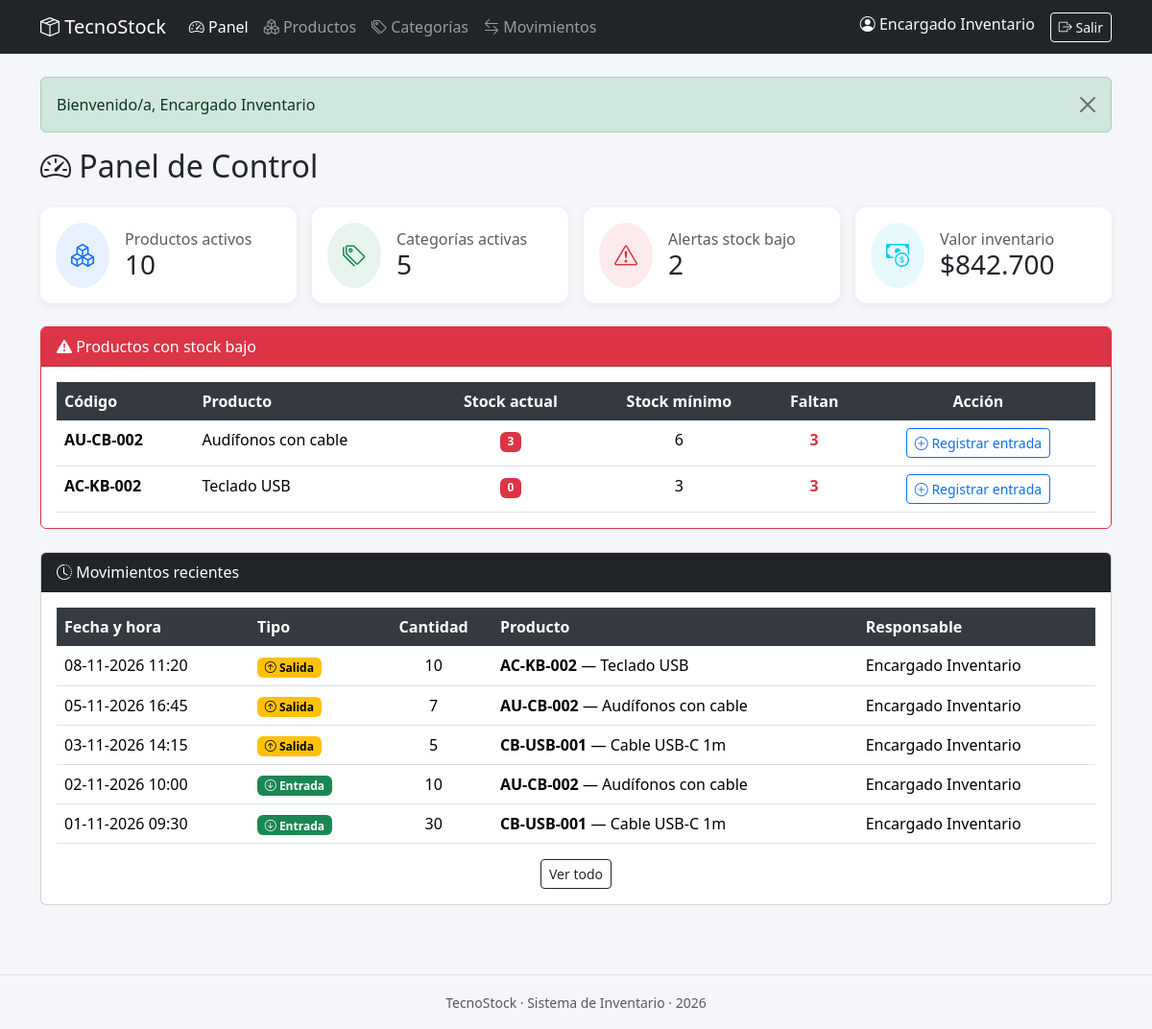
The page /dashboard.php (signed in) on the database its author committed.
### tables this page shows
CREATE TABLE producto (
    id_producto   INT AUTO_INCREMENT PRIMARY KEY,
    codigo        VARCHAR(40) NOT NULL UNIQUE,
    nombre        VARCHAR(120) NOT NULL,
    descripcion   TEXT DEFAULT NULL,
    precio        DECIMAL(10, 2) NOT NULL DEFAULT 0,
    stock_actual  INT NOT NULL DEFAULT 0,
    stock_minimo  INT NOT NULL DEFAULT 0,
    estado        TINYINT(1) NOT NULL DEFAULT 1,
    id_categoria  INT NOT NULL,
    CONSTRAINT fk_producto_categoria
        FOREIGN KEY (id_categoria) REFERENCES categoria(id_categoria),
    CONSTRAINT chk_precio_positivo
        CHECK (precio >= 0),
    CONSTRAINT chk_stock_actual_positivo
        CHECK (stock_actual >= 0),
    CONSTRAINT chk_stock_minimo_positivo
        CHECK (stock_minimo >= 0)
);

CREATE TABLE movimiento (
    id_movimiento  INT AUTO_INCREMENT PRIMARY KEY,
    fecha_hora     DATETIME NOT NULL DEFAULT CURRENT_TIMESTAMP,
    tipo           ENUM('entrada', 'salida') NOT NULL,
    cantidad        INT NOT NULL,
    observacion     VARCHAR(255) DEFAULT NULL,
    id_producto    INT NOT NULL,
    id_usuario     INT NOT NULL,
    CONSTRAINT fk_mov_producto
        FOREIGN KEY (id_producto) REFERENCES producto(id_producto),
    CONSTRAINT fk_mov_usuario
        FOREIGN KEY (id_usuario) REFERENCES usuario(id_usuario),
    CONSTRAINT chk_cantidad_positiva
        CHECK (cantidad > 0)
);

CREATE TABLE usuario (
    id_usuario  INT AUTO_INCREMENT PRIMARY KEY,
    nombre      VARCHAR(100) NOT NULL,
    correo      VARCHAR(150) NOT NULL UNIQUE,
    clave       VARCHAR(255) NOT NULL,
    estado      TINYINT(1) NOT NULL DEFAULT 1
);

### includes/auth.php (called while the page is built, shortened)
<?php
function nombreUsuario(): string
{
    return $_SESSION['usuario_nombre'] ?? 'Invitado';
}

### includes/functions.php (called while the page is built, shortened)
<?php
function e(string $valor): string
{
    return htmlspecialchars($valor, ENT_QUOTES, 'UTF-8');
}
function getFlash(): ?array
{
    if (isset($_SESSION['flash'])) {
        $flash = $_SESSION['flash'];
        return $flash;
    }
    return null;
}
function formatoPrecio(float $valor): string
{
    return '$' . number_format($valor, 0, ',', '.');
}
function formatoFecha(string $fechaHora): string
{
    $ts = strtotime($fechaHora);
    return date('d-m-Y H:i', $ts);
}

### dashboard.php (the view, shortened to what this page needs)
<?php
require_once __DIR__ . '/includes/auth.php';
$pdo = getConexion();
$totalProductos = (int)$pdo->query('SELECT COUNT(*) FROM producto WHERE estado = 1')->fetchColumn();
$totalCategorias = (int)$pdo->query('SELECT COUNT(*) FROM categoria WHERE estado = 1')->fetchColumn();
$productosBajoStock = $pdo->query(
    'SELECT codigo, nombre, stock_actual, stock_minimo, id_producto
     FROM producto
     WHERE estado = 1 AND stock_actual < stock_minimo
     ORDER BY (stock_minimo - stock_actual) DESC'
)->fetchAll();
$movimientosRecientes = $pdo->query(
    'SELECT m.fecha_hora, m.tipo, m.cantidad, p.codigo, p.nombre, u.nombre AS usuario
     FROM movimiento m
     JOIN producto p ON m.id_producto = p.id_producto
     JOIN usuario u ON m.id_usuario = u.id_usuario
     ORDER BY m.fecha_hora DESC
     LIMIT 8'
)->fetchAll();
$valorInventario = $pdo->query(
    'SELECT COALESCE(SUM(precio * stock_actual), 0) FROM producto WHERE estado = 1'
)->fetchColumn();
$seccionActiva = 'dashboard';
$basePath = '';
include __DIR__ . '/includes/header.php';
?>
<h2 class="mb-4"><i class="bi bi-speedometer2"></i> Panel de Control</h2>
<div class="row g-3 mb-4">
    <div class="col-md-3">
        <div class="card card-stat p-3">
            <div class="d-flex align-items-center">
                <div class="rounded-circle bg-primary bg-opacity-10 p-3 me-3">
                    <i class="bi bi-boxes text-primary fs-4"></i>
                </div>
                <div>
                    <h6 class="text-muted mb-0">Productos activos</h6>
                    <h3 class="mb-0"><?= $totalProductos ?></h3>
                </div>
            </div>
        </div>
    </div>
    <div class="col-md-3">
        <div class="card card-stat p-3">
            <div class="d-flex align-items-center">
                <div class="rounded-circle bg-success bg-opacity-10 p-3 me-3">
                    <i class="bi bi-tags text-success fs-4"></i>
                </div>
                <div>
                    <h6 class="text-muted mb-0">Categorías activas</h6>
                    <h3 class="mb-0"><?= $totalCategorias ?></h3>
                </div>
            </div>
        </div>
    </div>
    <div class="col-md-3">
        <div class="card card-stat p-3">
            <div class="d-flex align-items-center">
                <div class="rounded-circle bg-danger bg-opacity-10 p-3 me-3">
                    <i class="bi bi-exclamation-triangle text-danger fs-4"></i>
                </div>
                <div>
                    <h6 class="text-muted mb-0">Alertas stock bajo</h6>
                    <h3 class="mb-0"><?= count($productosBajoStock) ?></h3>
                </div>
            </div>
        </div>
    </div>
    <div class="col-md-3">
        <div class="card card-stat p-3">
            <div class="d-flex align-items-center">
                <div class="rounded-circle bg-info bg-opacity-10 p-3 me-3">
                    <i class="bi bi-cash-coin text-info fs-4"></i>
                </div>
                <div>
                    <h6 class="text-muted mb-0">Valor inventario</h6>
                    <h3 class="mb-0"><?= formatoPrecio((float)$valorInventario) ?></h3>
                </div>
            </div>
        </div>
    </div>
</div>
<?php if (!empty($productosBajoStock)): ?>
<div class="card border-danger mb-4">
    <div class="card-header bg-danger text-white">
        <i class="bi bi-exclamation-triangle-fill"></i> Productos con stock bajo
    </div>
    <div class="card-body">
        <table class="table table-hover mb-0">
            <thead>
                <tr>
                    <th>Código</th>
                    <th>Producto</th>
                    <th class="text-center">Stock actual</th>
                    <th class="text-center">Stock mínimo</th>
                    <th class="text-center">Faltan</th>
                    <th class="text-center">Acción</th>
                </tr>
            </thead>
            <tbody>
                <?php foreach ($productosBajoStock as $p): ?>
                <tr class="stock-alerta">
                    <td><strong><?= e($p['codigo']) ?></strong></td>
                    <td><?= e($p['nombre']) ?></td>
                    <td class="text-center"><span class="badge badge-stock-bajo"><?= $p['stock_actual'] ?></span></td>
                    <td class="text-center"><?= $p['stock_minimo'] ?></td>
                    <td class="text-center text-danger fw-bold"><?= $p['stock_minimo'] - $p['stock_actual'] ?></td>
                    <td class="text-center">
                        <a href="movimientos/registrar.php?id_producto=<?= $p['id_producto'] ?>"
                           class="btn btn-sm btn-outline-primary">
                            <i class="bi bi-plus-circle"></i> Registrar entrada
                        </a>
                    </td>
                </tr>
                <?php endforeach; ?>
            </tbody>
        </table>
    </div>
</div>
<?php else: ?>
<div class="alert alert-success">
    <i class="bi bi-check-circle-fill"></i> No hay productos con stock bajo.
</div>
<?php endif; ?>
<div class="card">
    <div class="card-header bg-dark text-white">
        <i class="bi bi-clock-history"></i> Movimientos recientes
    </div>
    <div class="card-body">
        <?php if (empty($movimientosRecientes)): ?>
        <p class="text-muted text-center mb-0">No hay movimientos registrados.</p>
        <?php else: ?>
        <table class="table table-hover mb-0">
            <thead>
                <tr>
                    <th>Fecha y hora</th>
                    <th>Tipo</th>
                    <th class="text-center">Cantidad</th>
                    <th>Producto</th>
                    <th>Responsable</th>
                </tr>
            </thead>
            <tbody>
                <?php foreach ($movimientosRecientes as $m): ?>
                <tr>
                    <td><?= formatoFecha($m['fecha_hora']) ?></td>
                    <td>
                        <?php if ($m['tipo'] === 'entrada'): ?>
                        <span class="badge text-bg-success"><i class="bi bi-arrow-down-circle"></i> Entrada</span>
                        <?php else: ?>
                        <span class="badge text-bg-warning"><i class="bi bi-arrow-up-circle"></i> Salida</span>
                        <?php endif; ?>
                    </td>
                    <td class="text-center"><?= $m['cantidad'] ?></td>
                    <td><strong><?= e($m['codigo']) ?></strong> — <?= e($m['nombre']) ?></td>
                    <td><?= e($m['usuario']) ?></td>
                </tr>
                <?php endforeach; ?>
            </tbody>
        </table>
        <?php endif; ?>
        <div class="text-center mt-3">
            <a href="movimientos/index.php" class="btn btn-outline-dark btn-sm">Ver todo</a>
        </div>
    </div>
</div>
<?php include __DIR__ . '/includes/footer.php'; ?>

### includes/header.php (shortened to what this page needs)
<?php
require_once __DIR__ . '/auth.php';
require_once __DIR__ . '/functions.php';
$seccionActiva = $seccionActiva ?? '';
$basePath      = $basePath      ?? '../';
$estaLogueado  = isset($_SESSION['usuario_id']);
?>
<!DOCTYPE html>
<html lang="es">
<head>
    <link href="https://cdn.jsdelivr.net/npm/bootstrap@5.3.3/dist/css/bootstrap.min.css" rel="stylesheet">
    <link href="https://cdn.jsdelivr.net/npm/bootstrap-icons@1.11.3/font/bootstrap-icons.min.css" rel="stylesheet">
    <link href="<?= $basePath ?>assets/css/style.css" rel="stylesheet">
</head>
<body>
<?php if ($estaLogueado): ?>
<nav class="navbar navbar-expand-lg navbar-dark bg-dark">
    <div class="container">
        <a class="navbar-brand" href="<?= $basePath ?>dashboard.php">
            <i class="bi bi-box-seam"></i> TecnoStock
        </a>
        <div class="collapse navbar-collapse" id="navMain">
            <ul class="navbar-nav me-auto">
                <li class="nav-item">
                    <a class="nav-link <?= $seccionActiva === 'dashboard' ? 'active' : '' ?>" href="<?= $basePath ?>dashboard.php">
                        <i class="bi bi-speedometer2"></i> Panel
                    </a>
                </li>
                <li class="nav-item">
                    <a class="nav-link <?= $seccionActiva === 'productos' ? 'active' : '' ?>" href="<?= $basePath ?>productos/index.php">
                        <i class="bi bi-boxes"></i> Productos
                    </a>
                </li>
                <li class="nav-item">
                    <a class="nav-link <?= $seccionActiva === 'categorias' ? 'active' : '' ?>" href="<?= $basePath ?>categorias/index.php">
                        <i class="bi bi-tags"></i> Categorías
                    </a>
                </li>
                <li class="nav-item">
                    <a class="nav-link <?= $seccionActiva === 'movimientos' ? 'active' : '' ?>" href="<?= $basePath ?>movimientos/index.php">
                        <i class="bi bi-arrow-left-right"></i> Movimientos
                    </a>
                </li>
            </ul>
            <ul class="navbar-nav">
                <li class="nav-item">
                    <span class="navbar-text text-light me-3">
                        <i class="bi bi-person-circle"></i> <?= e(nombreUsuario()) ?>
                    </span>
                </li>
                <li class="nav-item">
                    <a class="btn btn-outline-light btn-sm" href="<?= $basePath ?>logout.php">
                        <i class="bi bi-box-arrow-right"></i> Salir
                    </a>
                </li>
            </ul>
        </div>
    </div>
</nav>
<?php endif; ?>
<div class="container py-4">
    <?php
    $flash = getFlash();
    if ($flash):
    ?>
    <div class="alert alert-<?= $flash['tipo'] === 'error' ? 'danger' : $flash['tipo'] ?> alert-dismissible fade show" role="alert">
        <?= e($flash['mensaje']) ?>
        <button type="button" class="btn-close" data-bs-dismiss="alert"></button>
    </div>
    <?php endif; ?>

### includes/footer.php (shortened to what this page needs)
</div>
<footer class="border-top mt-5 py-3 text-center text-muted">
    <small>TecnoStock · Sistema de Inventario · <?= date('Y') ?></small>
</footer>
</body>
</html>

### assets/css/style.css (style rules this page uses)
body { background-color: #f4f6f9; }
.card-stat { border: none; border-radius: 12px; box-shadow: 0 2px 8px rgba(0, 0, 0, 0.07); transition: transform 0.15s ease; }
.badge-stock-bajo { background-color: #dc3545; color: #fff; }
.table thead th { background-color: #343a40; color: #fff; border: none; }
.stock-alerta { animation: pulse 2s infinite; }

### rows shown on the page
producto: codigo "AU-CB-002", nombre "Audífonos con cable", stock_actual "3", stock_minimo "6", $p['stock_minimo']-$p['stock_actual'] "3"
producto: codigo "AC-KB-002", nombre "Teclado USB", stock_actual "0", stock_minimo "3", $p['stock_minimo']-$p['stock_actual'] "3"
movimiento: fecha_hora "08-11-2026 11:20", tipo "salida" (drawn), cantidad "10", id_producto.codigo "AC-KB-002", id_producto.nombre "Teclado USB", id_usuario.nombre "Encargado Inventario"
movimiento: fecha_hora "05-11-2026 16:45", tipo "salida" (drawn), cantidad "7", id_producto.codigo "AU-CB-002", id_producto.nombre "Audífonos con cable", id_usuario.nombre "Encargado Inventario"
movimiento: fecha_hora "03-11-2026 14:15", tipo "salida" (drawn), cantidad "5", id_producto.codigo "CB-USB-001", id_producto.nombre "Cable USB-C 1m", id_usuario.nombre "Encargado Inventario"
movimiento: fecha_hora "02-11-2026 10:00", tipo "entrada" (drawn), cantidad "10", id_producto.codigo "AU-CB-002", id_producto.nombre "Audífonos con cable", id_usuario.nombre "Encargado Inventario"
movimiento: fecha_hora "01-11-2026 09:30", tipo "entrada" (drawn), cantidad "30", id_producto.codigo "CB-USB-001", id_producto.nombre "Cable USB-C 1m", id_usuario.nombre "Encargado Inventario"

### other values the page prints
nombreUsuario() "Encargado Inventario"
$flash['mensaje'] "Bienvenido/a, Encargado Inventario"
$totalProductos "10"
$totalCategorias "5"
count($productosBajoStock) "2"
formatoPrecio((float)$valorInventario) "$842.700"
